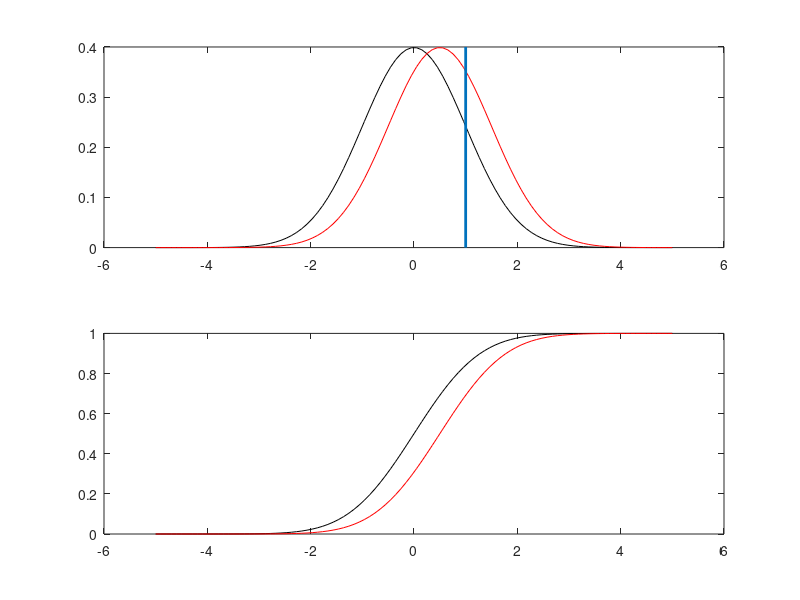
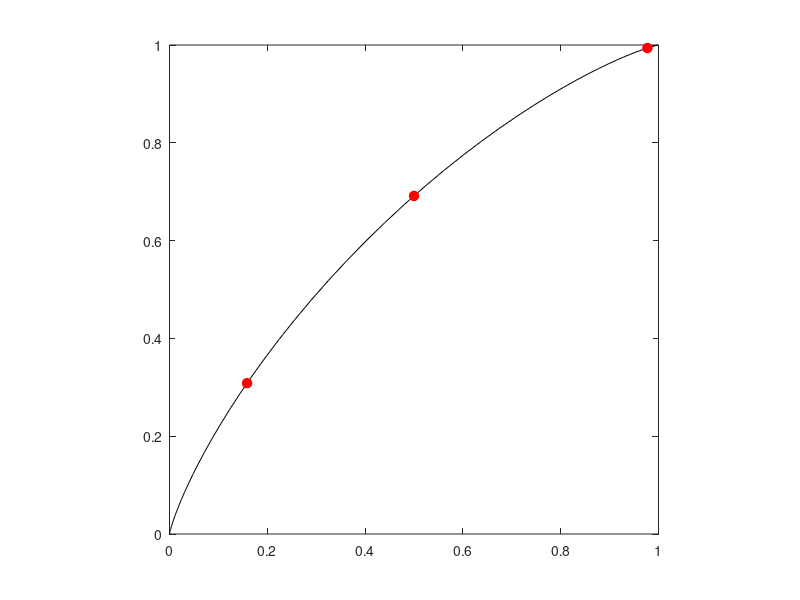

MATLAB code to generate these figures, in order:
% %some signal detection (SDT)
%
% ds + ma

% x - internal variable
%%
x = linspace(-5,5,100);

%% 
% noise distribution
% signal+noise distribution
% given a particular d-prime: d
d = 0.5;

% pdfs for the nice diagram
n = normpdf(x, 0, 1); % centered at mu = 0 (by fiat... because we like it there); sigma = 1 for both distributions
sn = normpdf(x, 0 + d, 1);

% cdfs for more useful / ROC calculations

n_cdf = normcdf(x, 0, 1); 
sn_cdf = normcdf(x, 0 + d, 1);


figure
subplot(2,1,1)
plot(x,n,'k', x,sn, 'r')

% let's pick a criterion c (on the response axis)
% michael likes 1

c = 1;
% make verticl line
hold on
plot([1 1]*c, get(gca, 'ylim'), 'linewidth', 2) 


subplot(2,1,2)
plot(x,n_cdf,'k', x,sn_cdf, 'r')


%% 
% we now need p(hits), p(FA)
% which are the 1 - cumulattive areas

pFA = 1- n_cdf;
pHit = 1- sn_cdf;

figure
plot(pFA, pHit, 'k')
axis([0 1 0 1])
axis square


cs = [1, 0, -2];
% for only 1 c and a partiuclar d'
pFA_1 = 1 -  normcdf(cs, 0, 1); 
pHit_1 = 1 - normcdf(cs, 0 + d, 1);

hold on
plot(pFA_1, pHit_1, 'ro', 'markerfacecolor', 'r', 'markersize',7)

